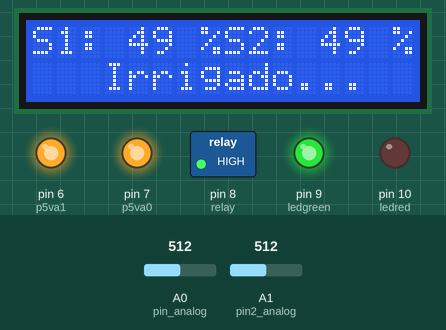
A sketch run on a simulated Arduino Uno, built with avr-gcc and run on an emulated ATmega328P. Parts: 16×2 character LCD, switched loads named in the sketch (green lamp = pin HIGH), output pins drawn as LEDs (lit = HIGH). Inputs (shaded band) come from the test bench; at power-on: A0 (pin_analog) = 512, A1 (pin2_analog) = 512.

Above: at 1.2 s.
1.3 s: A0 (pin_analog) set to 545
At 3.0 s:
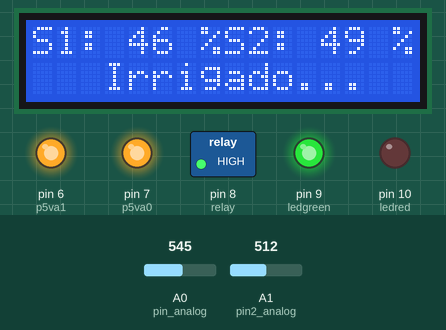
3.5 s: A0 (pin_analog) set to 567
At 5.0 s:
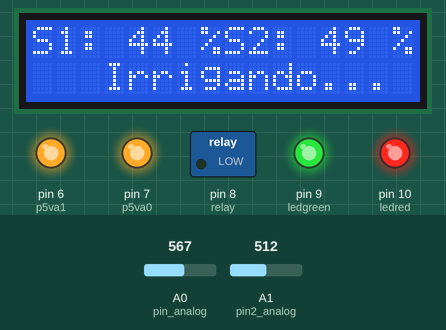
5.5 s: A0 (pin_analog) set to 511
At 7.0 s:
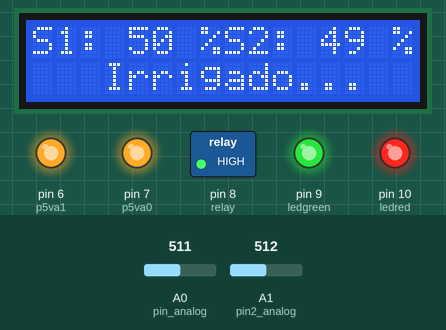
7.6 s: A1 (pin2_analog) set to 538
At 9.1 s:
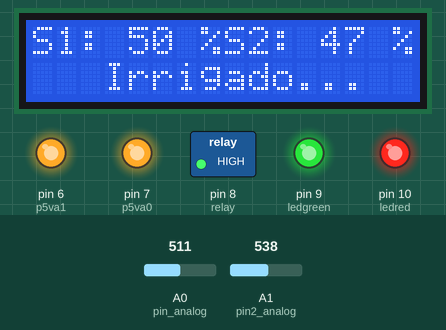
9.6 s: A1 (pin2_analog) set to 566
At 11.1 s:
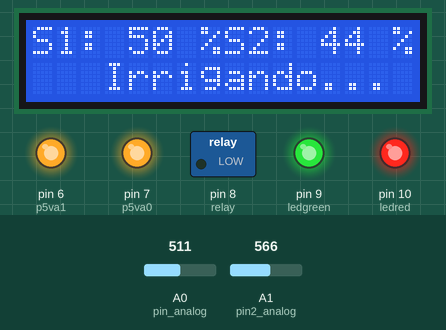
11.6 s: A1 (pin2_analog) set to 511
At 13.1 s:
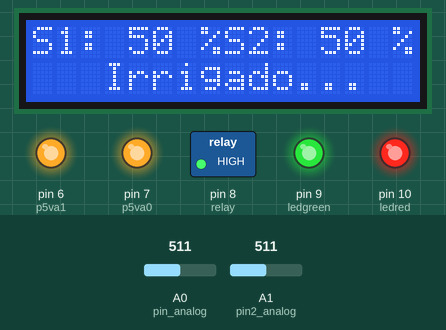
Timing chart, 0 to 14.6 s (numbered marks = the images above; inputs shaded):
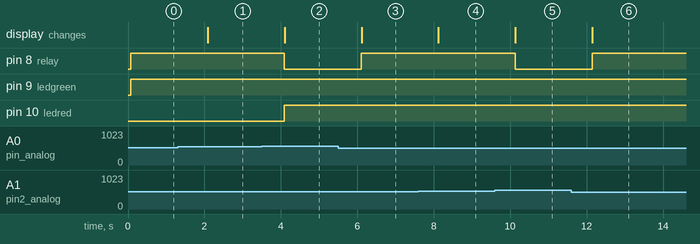

The sketch:

Hortacode.ino
```cpp
#include <Arduino.h>
//Inclui a biblioteca LiquidCrystal.h para o LCD
#include <LiquidCrystal.h>

//definição dos pinos digitais e analógicos
#define pin_analog A0
#define pin2_analog A1
#define relay 8
#define p5va0 7
#define p5va1 6
#define ledred 10
#define ledgreen 9
LiquidCrystal lcd(12, 11, 5, 4, 3, 2);

//variavel tipo int para conversão dos valores dos sensores
int ValAnalogIn;
void setup(){
//configuração do lcd com as definições de 16 caracteres por 2 linhas
  lcd.begin(16, 2);
//configuração do bound rate por segundos
  Serial.begin(9600);

//set dos pinos em modo OUTPUT
  pinMode(relay, OUTPUT);
  pinMode(p5va0, OUTPUT);
  pinMode(p5va1, OUTPUT);
  pinMode(ledgreen, OUTPUT);
  pinMode(ledred, OUTPUT);
  digitalWrite(p5va0, HIGH);
  digitalWrite(p5va1, HIGH);

}
void loop(){
//limpa o lcd para receber novos dados
  lcd.clear();

//configuração dos valores dos sensores dentro da variavel ValAnalogIN
  ValAnalogIn = analogRead(pin_analog);
//converção dos valores dos sensores para porcentagem
  int Porcento = map(ValAnalogIn, 1023, 0, 0, 100);
// configuração do segundo sensor
  ValAnalogIn = analogRead(pin2_analog);
  int Porcento2 = map(ValAnalogIn, 1023, 0, 0, 100);

// configuração do display lcd
/* modelo de print dos sensores com a seguinte palavra "S1: XXX% S2: XXX%"
obs: XXX remetem aos valores dos sensores de 0% a 100%*/
  lcd.setCursor(0, 0);
  lcd.print("S1:");
  lcd.setCursor(4, 0);
  lcd.print(Porcento);
  lcd.setCursor(7, 0);
  lcd.print("%");
  lcd.setCursor(8, 0);
  lcd.print("S2:");
  lcd.setCursor(12, 0);
  lcd.print(Porcento2);
  lcd.setCursor(15, 0);
  lcd.print("%");

/*Caso os sensores forem igualmente iguais ou menores de 45%
o módulo relê aciona a válvula solenóide*/
    if(Porcento <= 45 || Porcento2 <= 45){
          digitalWrite(ledred, HIGH);
          digitalWrite(relay, LOW);
          lcd.setCursor(3, 1);
          lcd.print("Irrigando...");
      }

/*Caso os valores dos dois sensores ou somente um deles possuir
o valor maior que 45% ele mantem o relê desligado*/
    else{
          digitalWrite(ledgreen, HIGH);
          digitalWrite(relay, HIGH);
          lcd.setCursor(3, 1);
          lcd.print("Irrigado...");
      }

delay(1000);
}
```

Measured:
- the behaviour switches between 552 and 553 on A0 (pin_analog) (found by bisection; images 1 and 2)
- the behaviour switches between 552 and 553 on A1 (pin2_analog) (found by bisection; images 4 and 5)
- after the input at 1.3 s, the display: changes after 0.78 s (image 1)
- after the input at 3.5 s, pin 8 (relay): HIGH → LOW after 0.59 s; pin 10 (ledred): LOW → HIGH after 0.59 s; the display: changes after 0.60 s (image 2)
- after the input at 5.5 s, pin 8 (relay): LOW → HIGH after 0.61 s; the display: changes after 0.61 s (image 3)
- after the input at 7.6 s, the display: changes after 0.52 s (image 4)
- after the input at 9.6 s, pin 8 (relay): HIGH → LOW after 0.54 s; the display: changes after 0.54 s (image 5)
- after the input at 11.6 s, pin 8 (relay): LOW → HIGH after 0.55 s; the display: changes after 0.55 s (image 6)
